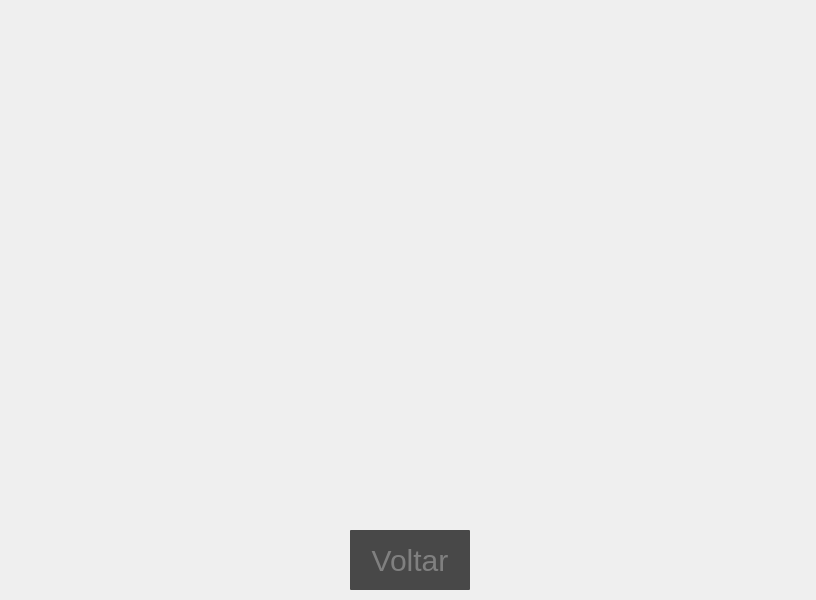
<?xml version="1.0" encoding="UTF-8"?>
<ui version="4.0">
 <class>armario</class>
 <widget class="QMainWindow" name="armario">
  <property name="geometry">
   <rect>
    <x>0</x>
    <y>0</y>
    <width>816</width>
    <height>600</height>
   </rect>
  </property>
  <property name="minimumSize">
   <size>
    <width>816</width>
    <height>577</height>
   </size>
  </property>
  <property name="windowTitle">
   <string>MainWindow</string>
  </property>
  <widget class="QWidget" name="armario1">
   <widget class="QLabel" name="label">
    <property name="geometry">
     <rect>
      <x>0</x>
      <y>0</y>
      <width>821</width>
      <height>601</height>
     </rect>
    </property>
    <property name="minimumSize">
     <size>
      <width>816</width>
      <height>577</height>
     </size>
    </property>
    <property name="text">
     <string/>
    </property>
    <property name="pixmap">
     <pixmap resource="../../imagens/Cozinha/ImagensCozinha.qrc">:/png/armario.png</pixmap>
    </property>
    <property name="scaledContents">
     <bool>true</bool>
    </property>
    <property name="openExternalLinks">
     <bool>false</bool>
    </property>
   </widget>
   <widget class="QPushButton" name="voltar">
    <property name="geometry">
     <rect>
      <x>350</x>
      <y>530</y>
      <width>120</width>
      <height>60</height>
     </rect>
    </property>
    <property name="minimumSize">
     <size>
      <width>120</width>
      <height>60</height>
     </size>
    </property>
    <property name="styleSheet">
     <string notr="true">border-radius: 1px;
background-color: rgba(0, 0, 0, 0.7);
color: grey;
font-size: 30px;</string>
    </property>
    <property name="text">
     <string>Voltar</string>
    </property>
   </widget>
  </widget>
 </widget>
 <resources>
  <include location="../../imagens/Cozinha/ImagensCozinha.qrc"/>
 </resources>
 <connections/>
</ui>
